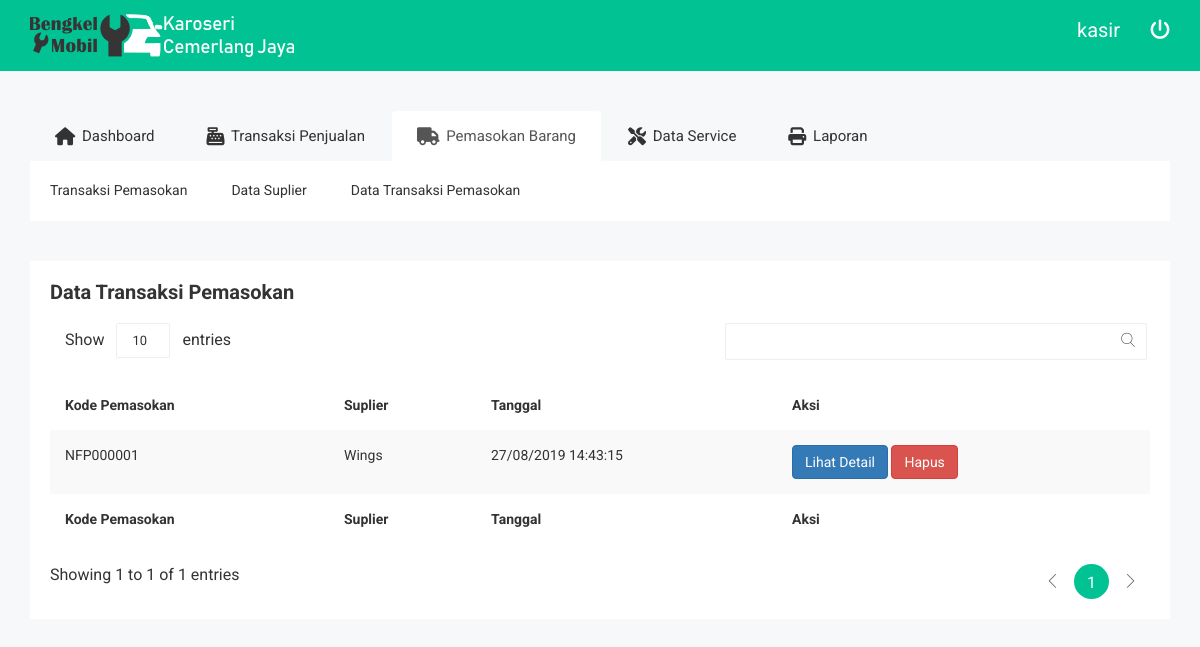
/kasir.php?halaman=v_data_transaksi_pembelian (signed in), run on the app's committed database.
### tables this page shows
CREATE TABLE `pembelian` (
  `no_faktur_pembelian` char(9) NOT NULL,
  `kode_pegawai` char(5) NOT NULL,
  `kode_suplier` char(4) NOT NULL,
  `tgl_transaksi` timestamp NOT NULL DEFAULT '0000-00-00 00:00:00',
  `sub_total` int(10) NOT NULL,
  `potongan` int(10) NOT NULL,
  `total_harga` int(10) NOT NULL,
  `bayar` int(10) NOT NULL,
  `kembalian` int(10) NOT NULL,
  `status` char(1) NOT NULL
);

CREATE TABLE `suplier` (
  `kode_suplier` char(4) NOT NULL,
  `nama_suplier` varchar(50) NOT NULL,
  `alamat` text NOT NULL,
  `kontak_person` text NOT NULL,
  `telp` varchar(20) NOT NULL
);

### transaksi/pembelian/tampil_data.php (the view, shortened to what this page needs)
<div class="data-table-list">
    <div class="basic-tb-hd">
        <h2>Data Transaksi Pemasokan</h2>
    </div>
    <div class="table-responsive">
        <table id="data-table-basic" class="table table-striped">
            <thead>
                <tr>
                    <th>Kode Pemasokan</th>
                    <th>Suplier</th>
                    <th>Tanggal</th>
                    <th>Aksi</th>
                </tr>
            </thead>
            <tbody>
                <?php
                $query = mysqli_query($koneksi, "SELECT * FROM pembelian JOIN suplier USING(kode_suplier) WHERE status ='1' ORDER BY no_faktur_pembelian ASC");
                foreach ($query as $data) {
                    $tgl = $data['tgl_transaksi'];
                    $tanggal = date('d/m/Y H:i:s', strtotime($tgl));
                    ?>
                <tr>
                    <td><?= $data['no_faktur_pembelian'] ?></td>
                    <td><?= $data['nama_suplier'] ?></td>
                    <td><?= $tanggal ?></td>
                    <td>
                        <a href="?halaman=detail_transaksi_pembelian&id=<?= $data['no_faktur_pembelian'] ?>" class="btn btn-primary">Lihat Detail</a>
                        <a onclick="return confirm('Yakin ingin menghapus data ?')" href="?halaman=v_data_transaksi_pembelian&hapus=<?= $data['no_faktur_pembelian']; ?>" class="btn btn-danger">Hapus</a>
                    </td>
                </tr>
                <?php } ?>
            </tbody>
            <tfoot>
                <tr>
                    <th>Kode Pemasokan</th>
                    <th>Suplier</th>
                    <th>Tanggal</th>
                    <th>Aksi</th>
                </tr>
            </tfoot>
        </table>
    </div>
</div>

### assets/template2/css/themesaller-forms.css (style rules this page uses)
html, body { border: 0; margin: 0; padding: 0; font-size: 100%; vertical-align: baseline; font: inherit; }
body { margin: 0; padding: 0; background:url(../images/body_bg.jpg) no-repeat center top; }

### assets/template2/css/main.css (style rules this page uses)
html { color: #222; font-size: 1em; line-height: 1.4; }

### data on the page
pembelian: no_faktur_pembelian "NFP000001", kode_suplier.nama_suplier "Wings", tgl_transaksi "27/08/2019 14:43:15"

### other printed values
$_SESSION['username'] "kasir"
